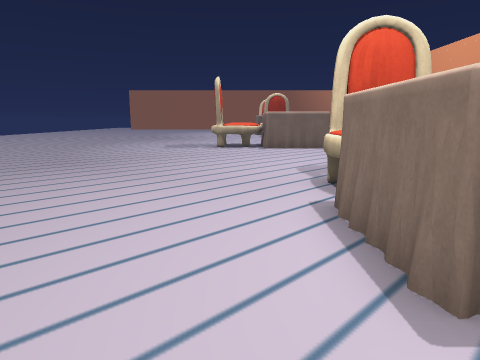
view 1 (above)

18 first-person views from a walk through a Unity game level. The camera is 1.3 m above the floor, tilts 10° down and sees 70° across. The floor is counted in squares, 1 m on a side. Each view is taken from the middle of a square. On the plan, view 1 faces up. The plan holds only what a view shows up to about 15 squares ahead; the rest is blank. The place goes on beyond the plan. Some animated figures are left out.

view 2
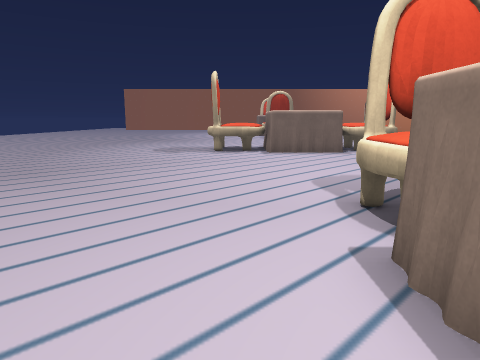

view 3
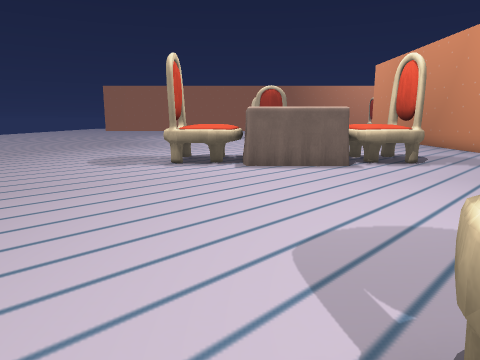

view 4
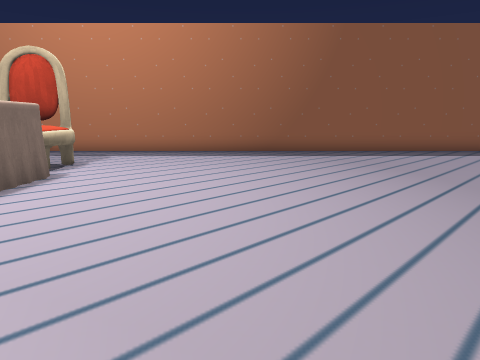

view 5
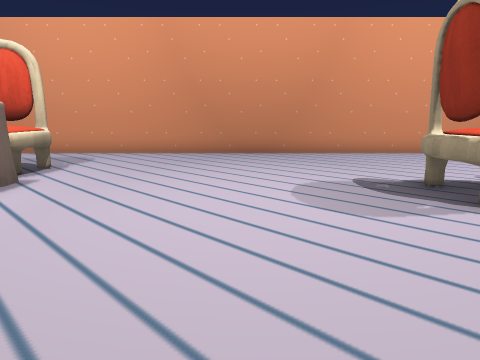

view 6
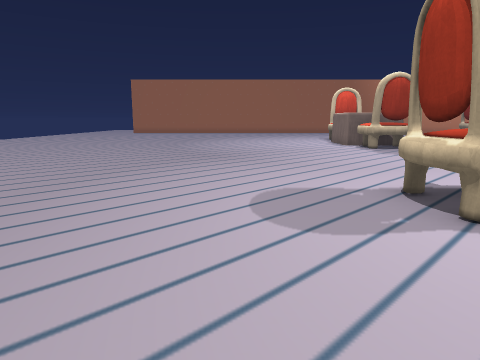

view 7
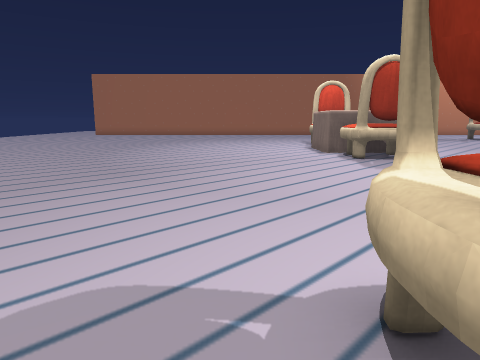

view 8
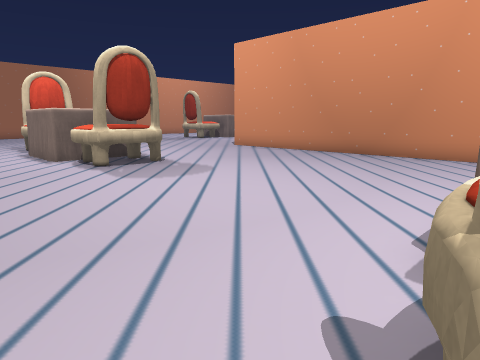

view 9
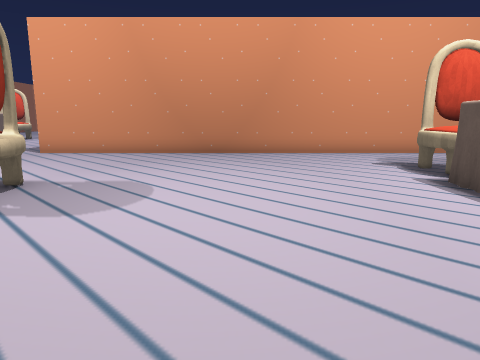

view 10
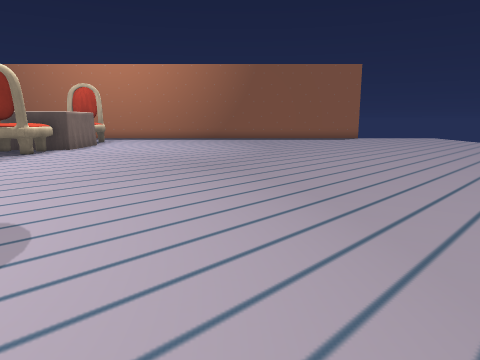

view 11
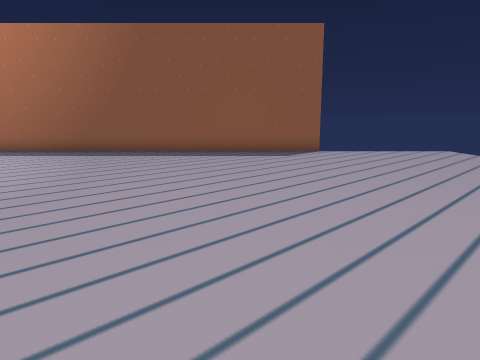

view 12
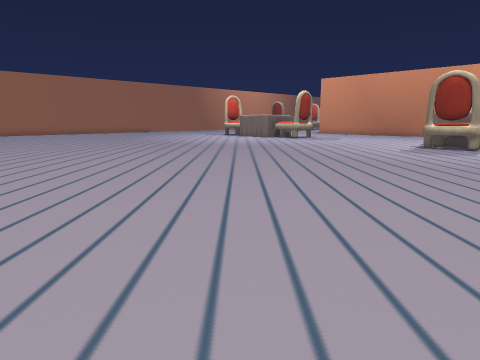

view 13
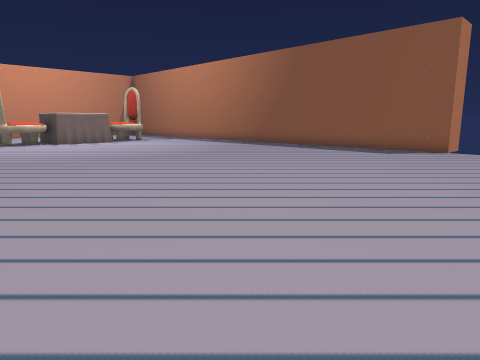

view 14
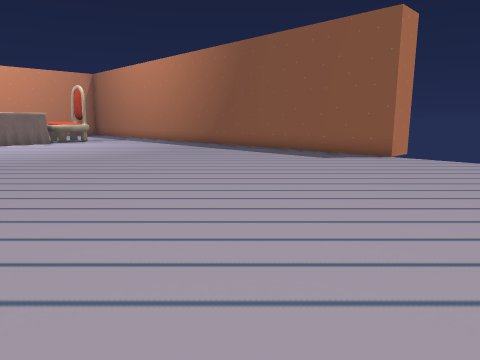

view 15
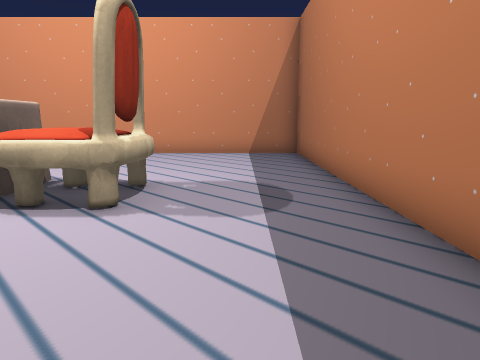

view 16
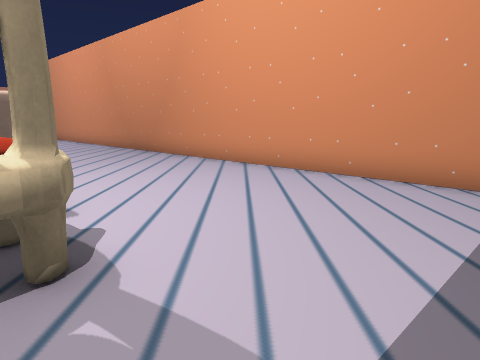

view 17
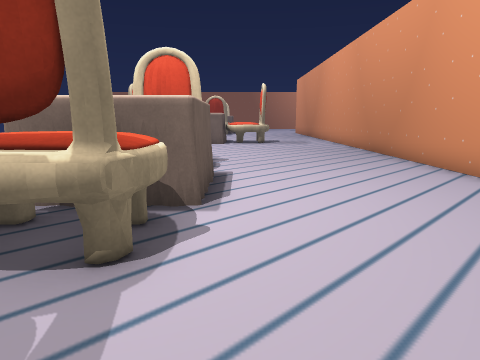

view 18
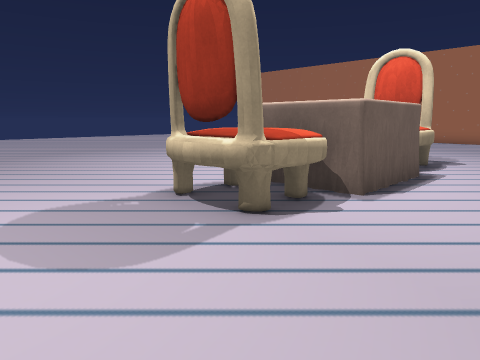

### Floor plan
Points are (right, up) in squares from view 1. A wall is a line through its corners. A room is listed if a view was taken in it or the views show most of it. See-through windows are left out.
Room 1 (views 1, 2, 3, 4, 5, 6, 7, 8, 9, 10, 11, 12, 13, 14, 15, 16, 17, 18)
walls: (-0.3, 15.9) (-0.8, 16) (-1, 16.1) (-1.2, 16.6); (-1.3, 18) (-0.7, 18.4); (1.7, 6.3) (1.8, 7.3) (2.4, 7.6); (3.6, 6.9) (3.6, 7.4); (2.3, 27.2) (1.9, 27.4); (2.3, -0.3) (1.8, -0.1); (4, 0) (3.6, -0.2) (3.6, 0.2); (4.1, 28.1) (4.1, 27.5) (3.5, 27.2); (-14.3, -5.5) (-14.3, -4.2) (10.4, -4.2) (10.4, 30.9)
low walls: (-1.4, 17.4) (-1.3, 18); (-1.4, 17.4) (-1.3, 18.1); (0.4, 15.9) (-0.6, 15.8); (2.1, 7.5) (2.6, 7.6); (2.4, 7.6) (3.7, 7.6); (1.6, 6.6) (1.7, 7.1); (3.1, 7.6) (3.6, 7.5); (6, 15.9) (5.1, 15.9); (5.3, 18.4) (6, 18.4); (6.3, 16) (5.6, 15.9); (5.6, 18.4) (6.1, 18.3); (2.6, 27) (2.1, 27.2); (1.8, -0.1) (1.7, 0.1) (1.6, 0.6); (4.1, 0.5) (4, 0); (4.1, 28.6) (4.2, 28)
objects: chair (0, 16) to (1, 18); chair (2, 1) to (4, 1); other object (2, 3) to (4, 5); chair (2, 6) to (4, 6); other object (2, 16) to (4, 19); chair (2, 28) to (3, 29); other object (2, 30) to (4, 31); chair (5, 17) to (5, 18)

Where each view was taken, in squares from view 1:
view 1: 0 up, 0 right, facing up
view 2: 2 up, 0 right, facing up
view 3: 6 up, 1 right, facing up
view 4: 10 up, 3 left, facing down
view 5: 11 up, 3 left, facing right
view 6: 12 up, 4 left, facing up
view 7: 16 up, 2 left, facing up
view 8: 18 up, 2 left, facing up-right
view 9: 23 up, 3 left, facing right
view 10: 20 up, 6 left, facing down
view 11: 10 up, 11 left, facing down
view 12: 13 up, 18 left, facing up-right
view 13: 11 up, 18 left, facing down-right
view 14: 8 up, 19 left, facing down-right
view 15: 2 down, 3 left, facing right
view 16: 3 down, 3 right, facing up-right
view 17: 3 down, 5 right, facing up
view 18: 24 up, 7 right, facing up-left
